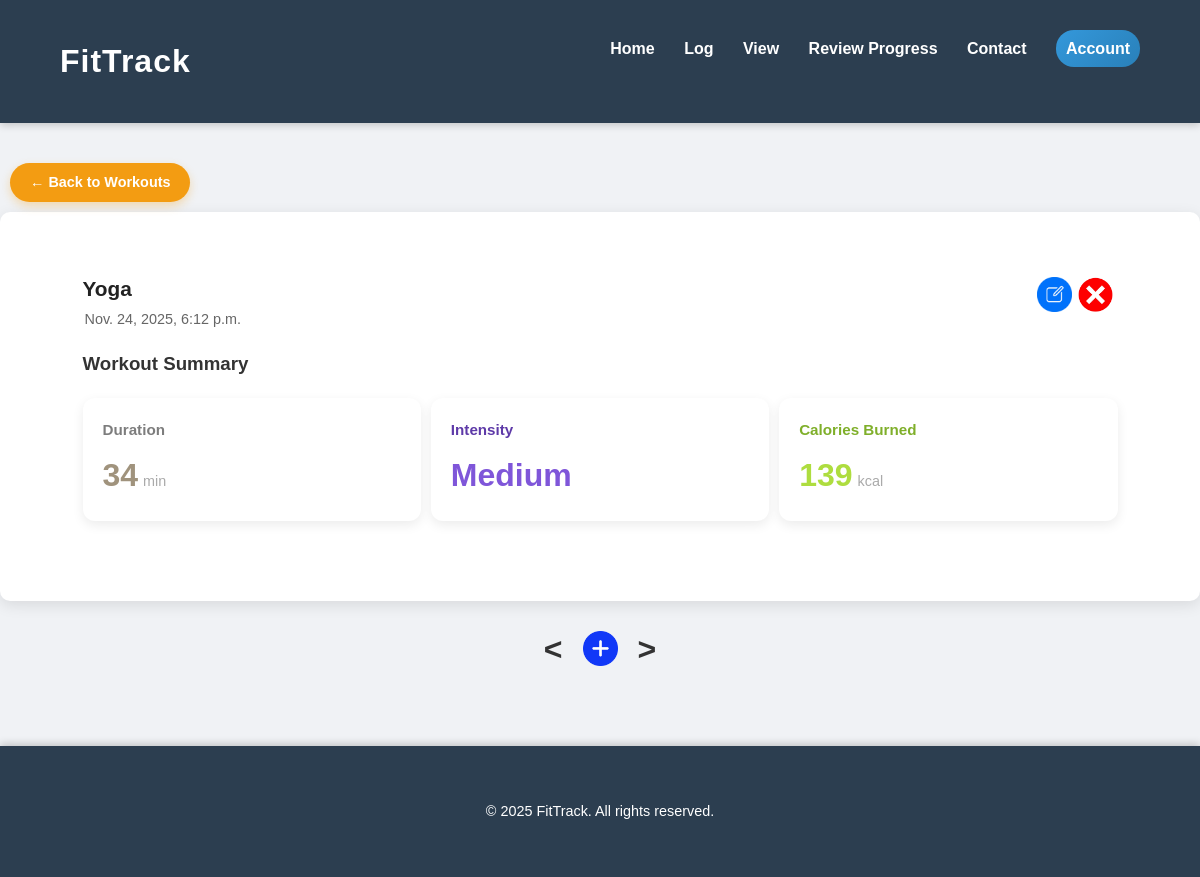
The page /workout/2/ (signed in) on the database its author committed.
### workouts/models.py (models this page shows, shortened)
class Workout(models.Model):
    INTENSITY_BASED_TYPES = [
        "Rowing",
        "Swimming",
        "Hiking",
        "Yoga",
        "Pilates",
        "HIIT",
        "Strength Training",
    ]
    DISTANCE_BASED_TYPES = [
        "Running",
        "Walking",
        "Cycling",
    ]
    user = models.ForeignKey(
        User,
        on_delete=models.CASCADE,
        related_name="workout",
        help_text="The user who logged this workout.",
    )
    date = models.DateTimeField(
        default=timezone.now, help_text="Date and time the workout was logged."
    )
    workout_type = models.CharField(
        max_length=50, help_text="e.g., Running, Walking, Cycling."
    )
    duration = models.IntegerField(help_text="Duration of the workout in minutes.")
    distance = models.FloatField(
        null=True, blank=True, help_text="Total distance covered in kilometers."
    )
    pace = models.FloatField(
        null=True, blank=True, help_text="Average pace for the workout."
    )
    intensity = models.CharField(
        max_length=20,
        null=True,
        blank=True,
        help_text="Perceived intensity (Low, Medium or High).",
    )
    calories = models.FloatField(
        help_text="Estimated calories burned during the workout."
    )
    class Meta:
        db_table = "workout"
        ordering = ["-date"]

### workouts/views.py (the view)
# urls.py: path("<int:pk>/", WorkoutDetailView.as_view(), name="workout-detail"),
class WorkoutDetailView(LoginRequiredMixin, DetailView):
    model = Workout
    context_object_name = 'workout'
    def get_queryset(self):
        queryset = super().get_queryset()
        return queryset.filter(
            user=self.request.user
        )
    def get_context_data(self, **kwargs):
        context = super().get_context_data(**kwargs)
        workout = self.get_object()
        context['previous_workout'] = Workout.objects.filter(
            user=self.request.user,
            date__lt=workout.date
        ).order_by('-date').first()
        context['next_workout'] = Workout.objects.filter(
            user=self.request.user,
            date__gt=workout.date
        ).order_by('date').first()
        return context

### workouts/templates/workouts/workout_detail.html (shortened to what this page needs)
{% extends "base.html" %} {% block main %}
<div class="detail-actions">
  <a href="{% url 'workouts-list' %}" class="small-button secondary-button"
    >&#x2190; Back to Workouts
  </a>
</div>
<section class="section">
  <div class="container">
    <div class="detail-item">
      <div class="list-item-header">
        <span class="list-item-name">{{ workout.workout_type|capfirst }}</span>
        <span class="list-item-date">{{ workout.date }}</span>
        <div class="actions">
          <a href="{% url 'workout-update' workout.pk %}" class="editBtnWrk">
            <img src="/static/images/edit.png" alt="Edit information Icon" />
          </a>
          <img
            src="/static/images/delete.png"
            alt="Delete Workout Icon"
            class="deleteBtn"
            data-workout-id="{{ workout.pk }}"
            data-workout-name="{{ workout.workout_type|capfirst }}"
          />
        </div>
      </div>
      <div class="detail-section">
        <h3>Workout Summary</h3>
        <div class="stats-grid-meal">
          <div class="stat-box amount-colour">
            <p>Duration</p>
            <div class="data">
              <span class="stat-value">{{ workout.duration }}</span>
              <span class="unit">min</span>
            </div>
          </div>
           {% if workout.intensity %}
          <div class="stat-box micronutrients-colour">
            <p>Intensity</p>
            <div class="data">
              <span class="stat-value">{{ workout.intensity|capfirst }}</span>
            </div>
          </div>
          {% endif %}
          <div class="stat-box fat-colour">
            <p>Calories Burned</p>
            <div class="data">
              <span class="stat-value"
                >{{ workout.calories|floatformat:0 }}</span
              >
              <span class="unit">kcal</span>
            </div>
          </div>
        </div>
      </div>
    </div>
  </div>
</section>
<div class="detail-navigation">
  {% if previous_workout %}
  <a href="{% url 'workout-detail' previous_workout.pk %}"> &lt; </a>
  {% else %}
  <span class="disabled">&lt;</span>
  {% endif %}
  <a href="{% url 'log-workout'%}">
    <img src="/static/images/add.png" alt="Add icon" />
  </a>
  {% if next_workout %}
  <a href="{% url 'workout-detail' next_workout.pk %}" class="nav-arrow"> &gt; </a>
  {% else %}
  <span class="nav-arrow disabled">&gt;</span>
  {% endif %}
</div>
{% endblock %}

### static/css/style.css (style rules this page uses)
body { font-family: "Arial", sans-serif; margin: 0; padding: 0; box-sizing: border-box; background-color: #f0f2f5; color: #333; line-height: 1.6; }
.container { width: 90%; max-width: 1200px; margin: 0 auto; padding: 20px 0; }
.section { background-color: #fff; margin-bottom: 30px; padding: 40px 25px; border-radius: 10px; box-shadow: 0 4px 15px rgba(0, 0, 0, 0.1); }
.small-button { display: inline-block; background-color: #2ecc71; color: #fff; padding: 8px 20px; text-decoration: none; border-radius: 50px; transition: background-color 0.3s ease, transform 0.2s ease, box-shadow 0.3s ease; font-weight: bold; border: none; cursor: pointer; font-size: 0.9rem; margin: 10px 10px; box-shadow: 0 4px 10px rgba(46, 204, 113, 0.3); }
.secondary-button { background-color: #f39c12; box-shadow: 0 4px 10px rgba(243, 156, 18, 0.3); }
.stats-grid-meal { display: grid; grid-template-columns: repeat(auto-fit, minmax(100px, 1fr)); gap: 10px; margin-bottom: 20px; }
.stat-box { background-color: #ffffff; padding: 20px; border-radius: 12px; box-shadow: 0 4px 12px rgba(0, 0, 0, 0.08); transition: transform 0.2s ease-in-out; display: flex; flex-direction: column; justify-content: space-between; }
.stat-box p { margin: 0 0 8px 0; font-size: 0.95em; font-weight: 500; }
.stat-box .stat-value { font-size: 2em; font-weight: 600; display: block; }
.fat-colour p { color: #7faf2a; font-weight: bolder; }
.fat-colour .stat-value { color: #aedd3f; }
.micronutrients-colour p { color: #5e3aa8; font-weight: bolder; }
.micronutrients-colour .stat-value { color: #7f56d9; }
.amount-colour p { color: #7d7d7d; font-weight: bolder; }
.amount-colour .stat-value { color: #a0937d; }
.data { display: flex; }
.unit { font-size: 0.9em; color: #aaaaaa; margin-left: 5px; margin-top: 20px; }
.list-item-header { position: relative; padding-right: 80px; }
.list-item-name { display: block; font-size: 1.3rem; font-weight: 600; color: #222; }
.list-item-date { display: block; font-size: 0.9rem; color: #666; margin: 2px; margin-bottom: 5px; }
.actions { position: absolute; top: 5px; right: 5px; display: flex; gap: 6px; }
.actions img { width: 35px; height: 35px; border-radius: 6px; cursor: pointer; }
.detail-navigation { display: flex; align-items: center; width: 100%; margin-bottom: 10px; gap: 20px; align-items: center; justify-content: center; }
.detail-actions { flex: 1; display: flex; justify-content: flex-start; }
.detail-navigation a { text-decoration: none; color: inherit; }
.detail-navigation a, .detail-navigation span { font-size: 2rem; font-weight: bold; line-height: 1; transition: opacity 0.3s ease, font-weight 0.3s ease; }
.detail-navigation img { width: 35px; height: 35px; display: block; }

### rows shown on the page
Workout: workout_type "Yoga", date "Nov. 24, 2025, 6:12 p.m.", duration "34", intensity "Medium", calories "139"
